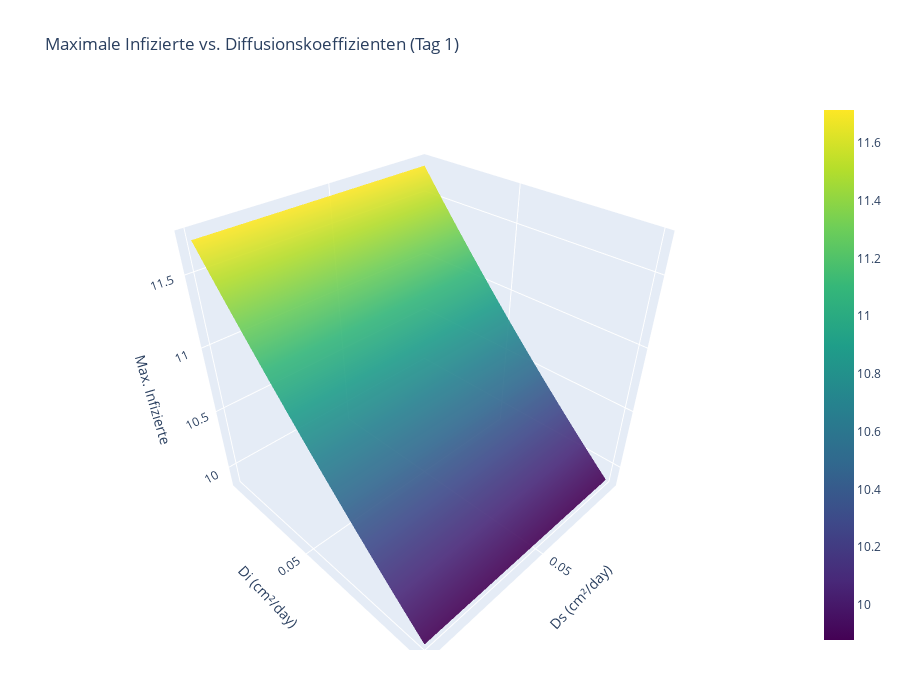

Write notebook code for a chart like this one.
### Code cell
import plotly.graph_objects as go

# Define ranges for diffusion coefficients
Ds_range = np.linspace(0.01, 0.1, 20)
Di_range = np.linspace(0.01, 0.1, 20)

# Create meshgrid for Ds and Di
Ds_grid, Di_grid = np.meshgrid(Ds_range, Di_range)

# Select time point to analyze
time_idx = 1
n = nx * ny

# Initialize result array for peak infected values
Z = np.zeros_like(Ds_grid)

# Run simulation for each combination of Ds and Di
for i in range(len(Di_range)):
    for j in range(len(Ds_range)):
        # Run simulation with current Ds, Di values
        sol_temp = odeint(
            dAdt,
            y0,
            times,
            args=(beta, gamma, N, Ds_range[j], Di_range[i], dx, dy, nx, ny)
        )
        
        # Extract infected at time_idx and get maximum value
        I_temp = sol_temp[time_idx, n:2*n]
        Z[i, j] = I_temp.max()

# Create 3D surface plot
fig = go.Figure(data=[go.Surface(
    z=Z,
    x=Ds_grid,
    y=Di_grid,
    colorscale='Viridis',
    opacity=0.9,
    showscale=True
)])

# Set axis titles
fig.update_layout(
    title=f"Maximale Infizierte vs. Diffusionskoeffizienten (Tag {time_idx})",
    scene=dict(
        xaxis_title="Ds (cm²/day)",
        yaxis_title="Di (cm²/day)",
        zaxis_title="Max. Infizierte",
    ),
    width=900,
    height=700,
    margin=dict(l=50, r=50, b=50, t=100)
)

fig.show()

### Figure 1 — Plotly figure (JSON) as saved in the notebook; plotly's stock layout.template omitted (floating-point values rounded to 4 significant figures; data arrays with more than 128 entries replaced by an {"elided": "..."} marker saying what was removed)
{"data": [{"colorscale": [[0, "#440154"], [0.1111, "#482878"], [0.2222, "#3e4989"], [0.3333, "#31688e"], [0.4444, "#26828e"], [0.5556, "#1f9e89"], [0.6667, "#35b779"], [0.7778, "#6ece58"], [0.8889, "#b5de2b"], [1, "#fde725"]], "opacity": 0.9, "showscale": true, "type": "surface", "x": {"elided": "20x20 float values"}, "y": {"elided": "20x20 float values"}, "z": {"elided": "20x20 float values"}}], "layout": {"height": 700, "margin": {"b": 50, "l": 50, "r": 50, "t": 100}, "scene": {"xaxis": {"title": {"text": "Ds (cm²/day)"}}, "yaxis": {"title": {"text": "Di (cm²/day)"}}, "zaxis": {"title": {"text": "Max. Infizierte"}}}, "title": {"text": "Maximale Infizierte vs. Diffusionskoeffizienten (Tag 1)"}, "width": 900}}
